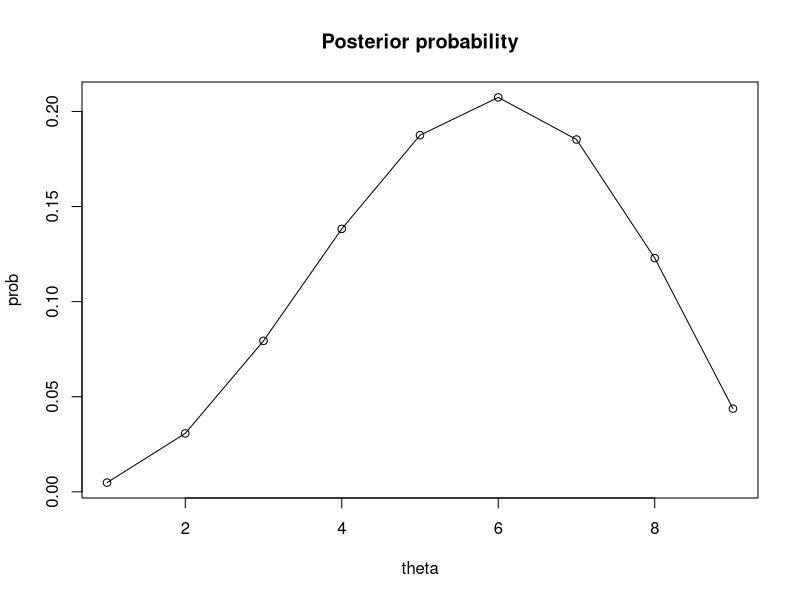

The R source for this figure:
down_prob<- 0
for(k in 1:9){
  down_prob <- down_prob + (k/10)^3*(1-k/10)^2
}
down_prob <- down_prob * (1/9)

prob <- c()

for(theta in 1:9){
  prob[theta] <- ((1/9)*(theta/10)^3*(1-theta/10)^2) / down_prob
}

plot(prob,type = 'o', ann = FALSE)
title(main = 'Posterior probability', xlab = "theta", ylab = "prob")